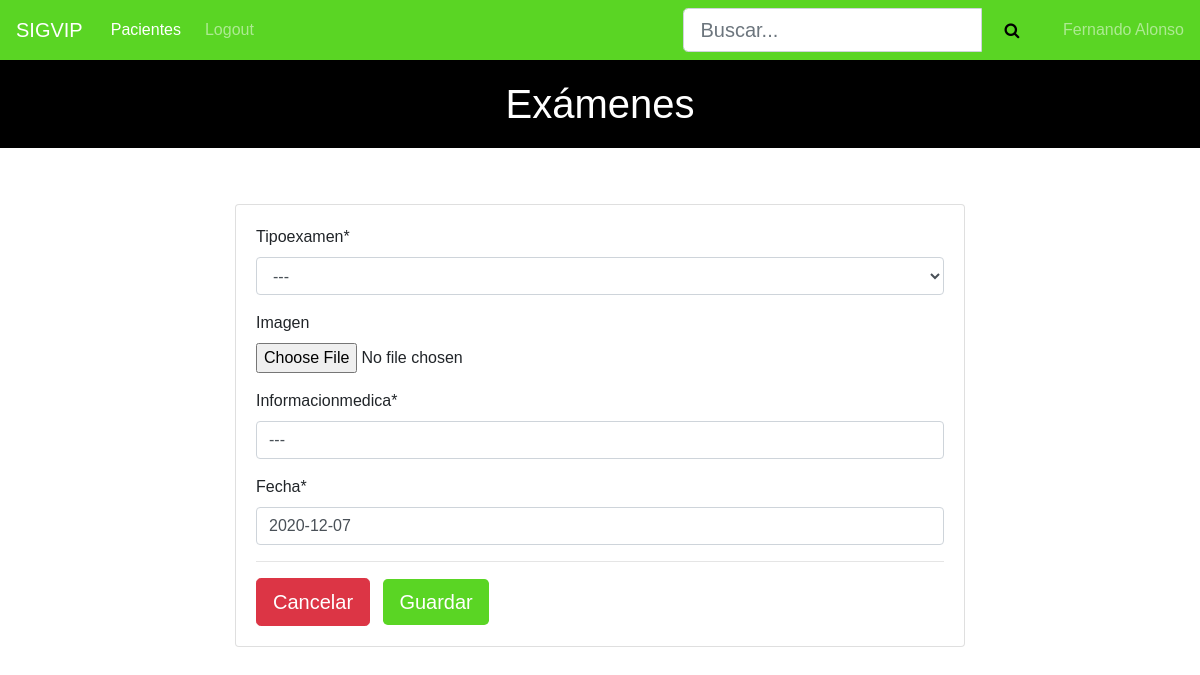
Screenshot of /ficha/1/detalle/1/update/1/update-examen/1/ (signed in) with the database file from the repository.
### api/models.py (models this page shows, shortened)
class User(AbstractBaseUser,PermissionsMixin):
    rut = models.CharField(max_length=10,unique=True,validators=[verificador_run])
    nombre = models.CharField(max_length=45)
    apellidoP = models.CharField(max_length=45)
    apellidoM = models.CharField(max_length=45)
    especialidad = models.CharField(max_length=45)
    email = models.EmailField(max_length=60,unique=True)
    """Permisos de usuario"""
    is_active = models.BooleanField(default=True)
    is_staff = models.BooleanField(default=False)
    is_superuser = models.BooleanField(default=False)
    objects = UserManager()
    USERNAME_FIELD = 'email'
    REQUIRED_FIELDS = ['rut','nombre', 'apellidoP','apellidoM']

class Examen(models.Model):
    tipoexamen = models.ForeignKey(TipoExamen,default=None,on_delete=models.CASCADE)
    imagen = models.FileField(default=None, blank=True)
    informacionmedica = models.CharField(max_length=500)
    fecha = models.DateField(default=date.today)

### ficha/views.py (the view)
# urls.py: re_path(r'^(?P<fk>\d+)/detalle/(?P<codigo>(\d+))/update/(?P<tratamiento_id>(\d+))/update-examen/(?P<pk>\d+)/?$',views.ExamenUpdate.as_view(success_url='pacientes/'),name='examen_update'),
class ExamenUpdate(UpdateView):
    model = Examen
    template_name = './actualizar_examen.html'
    fields = '__all__'

### api/models.py (called while the page is built)
    def __str__(self):
        return "{}".format(self.texamen)

### ficha/templates/actualizar_examen.html (shortened to what this page needs)
{% extends "base.html" %}
{% block pagina %}
<h1>Exámenes</h1>
{% endblock %}
{% block content %}
{% load crispy_forms_tags %}
<br>
<br>
<div class="row">
    <div class="col-12 col-md-8 offset-md-2">
        <div class="card">
            <form action="" method="POST" class="card-body">
                {{form | crispy}}
                <hr>
                    <a class="btn btn-danger btn-lg" href="javascript:history.back()" role="button">Cancelar</a>
                    <input type="submit" class="btn btn-lg btn-primary " value="Guardar" onclick="Actualizar()"></input>
                </div>
        </div>
    </div>
</div>
{% endblock %}

### pacientes/templates/navbar.html (shortened to what this page needs)
<nav class="navbar navbar-expand-lg navbar-dark">
    <a class="navbar-brand" href="{% url 'index' %}">SIGVIP</a>
    <div class="collapse navbar-collapse" id="navbarNav">
      <ul class="navbar-nav mr-auto">
        {% if user.is_authenticated %}
            <li class="nav-item active">
                <a class="nav-link" href="/pacientes">Pacientes<span class="sr-only">(current)</span></a>
            </li>
            <li class="nav-item">
                <a class="nav-link" href="{% url 'logout' %}">Logout</a>
            </li>
        </ul>
        <div class="search" style="width: fit-content;margin-left: 35%">
            <form method="GET">
                <div id="custom-search-input">
                    <div class="input-group">
                        <input type="text" class="form-control btn-lg" placeholder="Buscar..." name="buscar"
                            value="{{request.GET.buscar}}">
                        <span class="input-group-list">
                            <button style="background-color: #5ad524;border: none;height: 44px;" type="submit"><i class="fa fa-search btn-lg"></i></button>
                        </span>
                    </div>
                </div>
            </form>
        </div>
        <span class="navbar-text" style="width: fit-content;margin-left: 2%">
            {{user.nombre}} {{user.apellidoP}}
        </span>
        {% else %}
            <li class="nav-item">
                <a class="nav-link" href="{% url 'login' %}">Login</a>
            </li>
        {% endif %}
    </div>
</nav>

### static/css/cursos.css (style rules this page uses)
body { margin: 0; padding: 0; font-family: sans-serif; }
.navbar { background-color: #5ad524; }
.navbar .navbar-brand { color: white; }
h1 { text-align: center; background-color: black; padding: 20px; color: white; }
.navbar .nav-link { color: white; border-radius: .25rem; margin: 0 0.25em; }
.btn-primary { background-color: #5ad524; border: none; }
.card { position: relative; }

### rows the page displays
User: nombre "Fernando", apellidoP "Alonso"
Examen: tipoexamen "---", informacionmedica "---", fecha "2020-12-07"
